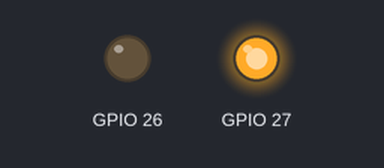
Bench run of a sketch on a simulated ESP32. On the bench: output pins drawn as LEDs (lit = HIGH).

Above: at 0.1 s.
At 5.1 s:
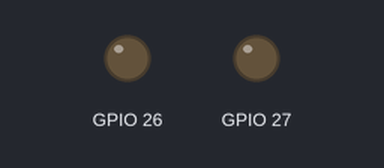
Timing chart, 0 to 6.6 s (numbered marks = the images above):
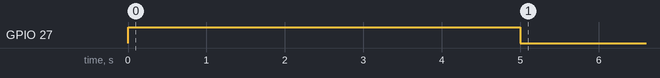

The sketch:

MCPWM_MOTOR.ino
```cpp
//mcpwm单元的介绍 控制电机舵机用的(电机驱控：motorcontrol) 前面介绍的ledc主要是控制小灯的(虽然也可控制电机)
//目标:前进后退来回切换

#include "driver/mcpwm.h" //导入模块


void setup() {
  //用选定的MCPWM_UNIT_0来初始化gpio口         ps：在芯片中共有两个电机驱动单元，标号分别为0和1，在每一个单元中又有3个定时器(用来计算占空比)，每个定时器又有两组信号，分别发出信号A和信号B
  mcpwm_gpio_init(MCPWM_UNIT_0,MCPWM0A,26); //0号单元 定时器0 信号A 26号管脚
  mcpwm_gpio_init(MCPWM_UNIT_0,MCPWM0B,27); //0号单元 定时器0 信号B 27号管脚

  //通过mcpwm_config_t结构体为定时器设置频率和初始值
  mcpwm_config_t motor_pwm_config = {
    .frequency = 1000, //频率
    .cmpr_a = 0, //A的占空比(%)
    .cmpr_b = 0, //B的占空比(%)
    .duty_mode = MCPWM_DUTY_MODE_0, //占空比模式(高电平) --一般不用改
    .counter_mode = MCPWM_UP_COUNTER, //计数器模式(上位计数)  --一般不用改
    };

  //使用以上设置配置PWM0A和PWM0B
  {
    mcpwm_init(MCPWM_UNIT_0,MCPWM_TIMER_0,&motor_pwm_config);
    };
}

void loop() {
  //PWM
  //如果希望禁止可以都设成一样的数,如都设为30
  //全速后退
  mcpwm_set_duty(MCPWM_UNIT_0,MCPWM_TIMER_0,MCPWM_OPR_A,0);//设置占空比
  mcpwm_set_duty(MCPWM_UNIT_0,MCPWM_TIMER_0,MCPWM_OPR_B,100);//这里设100和255无区别 由于是百分比
  mcpwm_start(MCPWM_UNIT_0,MCPWM_TIMER_0);//开始输出信号(mcpwm单元,定时器)
  delay(5000); //持续5s
  mcpwm_stop(MCPWM_UNIT_0,MCPWM_TIMER_0);//停止输出
  //全速前进
  mcpwm_set_duty(MCPWM_UNIT_0,MCPWM_TIMER_0,MCPWM_OPR_A,100);//设置占空比
  mcpwm_set_duty(MCPWM_UNIT_0,MCPWM_TIMER_0,MCPWM_OPR_B,0);
  mcpwm_start(MCPWM_UNIT_0,MCPWM_TIMER_0);//开始输出信号(mcpwm单元,定时器)
  delay(5000);
  mcpwm_stop(MCPWM_UNIT_0,MCPWM_TIMER_0);

}
```

Measured:
- by itself, GPIO 27: LOW → HIGH at 0.00 s, → LOW 5.0 s later
